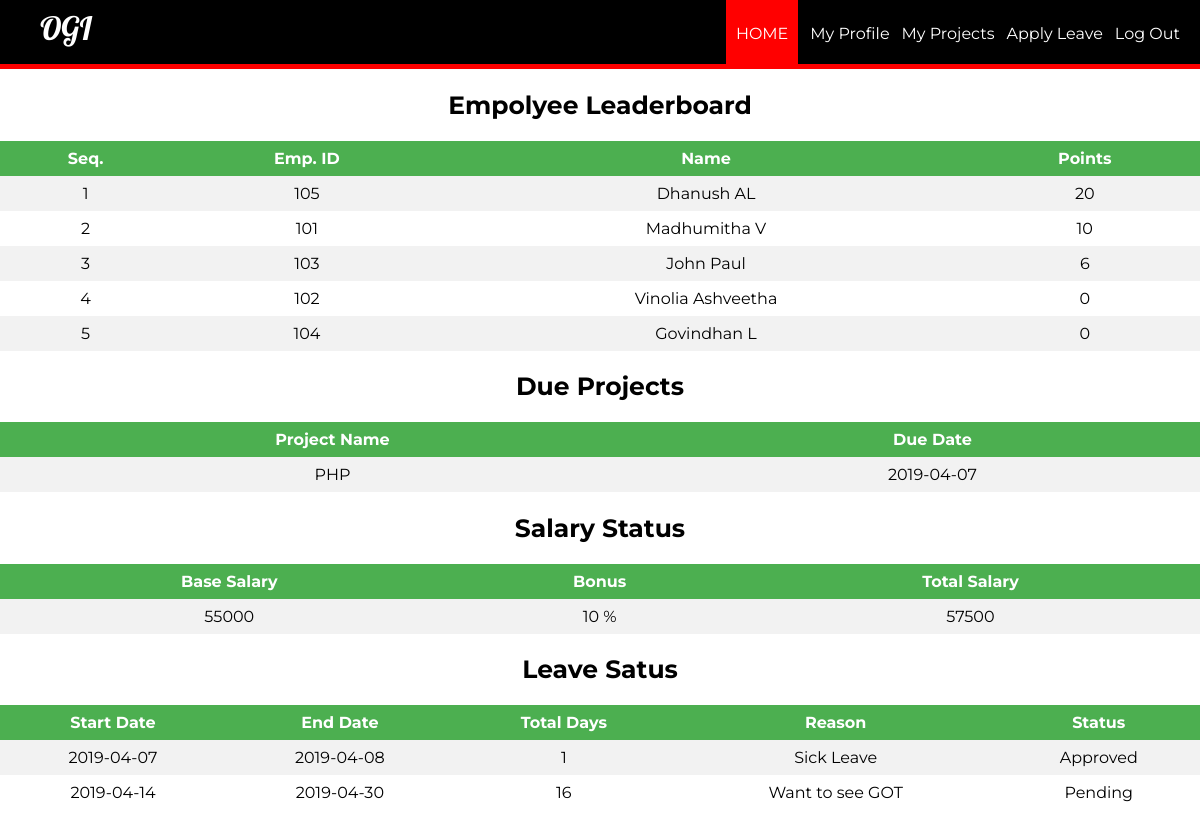
/eloginwel.php?id=101, run on the app's committed database.
### tables this page shows
CREATE TABLE `rank` (
  `eid` int(11) NOT NULL,
  `points` int(11) DEFAULT '0'
);

CREATE TABLE `employee` (
  `id` int(11) NOT NULL,
  `emp_card` varchar(100) NOT NULL,
  `firstName` varchar(100) NOT NULL,
  `lastName` varchar(100) NOT NULL,
  `email` varchar(100) NOT NULL,
  `password` text NOT NULL,
  `birthday` date NOT NULL,
  `gender` varchar(10) NOT NULL,
  `contact` varchar(20) NOT NULL,
  `nid` int(20) NOT NULL,
  `address` varchar(100) DEFAULT NULL,
  `emp_position` varchar(100) NOT NULL,
  `emp_timein` time NOT NULL,
  `emp_timeout` time NOT NULL,
  `sched_id` int(11) NOT NULL,
  `degree` varchar(100) NOT NULL,
  `pic` text NOT NULL
);

CREATE TABLE `project` (
  `pid` int(11) NOT NULL,
  `eid` int(11) DEFAULT NULL,
  `pname` varchar(100) DEFAULT NULL,
  `duedate` date DEFAULT NULL,
  `subdate` date DEFAULT '0000-00-00',
  `mark` int(11) NOT NULL,
  `status` varchar(50) DEFAULT NULL
);

CREATE TABLE `salary` (
  `id` int(11) NOT NULL,
  `base` int(11) NOT NULL,
  `bonus` int(11) DEFAULT NULL,
  `deduct_amount` int(11) DEFAULT 3000,
  `total` int(11) DEFAULT NULL
);

CREATE TABLE `employee_leave` (
  `id` int(11) DEFAULT NULL,
  `token` int(11) NOT NULL,
  `start` date DEFAULT NULL,
  `end` date DEFAULT NULL,
  `reason` char(100) DEFAULT NULL,
  `status` char(50) DEFAULT NULL
);

### eloginwel.php (the view, shortened to what this page needs)
<?php
	$id = (isset($_GET['id']) ? $_GET['id'] : '');
	$sql = "SELECT id, firstName, lastName,  points FROM employee, rank WHERE rank.eid = employee.id order by rank.points desc";
	$sql1 = "SELECT `pname`, `duedate` FROM `project` WHERE eid = $id and status = 'Due'";
	$sql2 = "Select * From employee, employee_leave Where employee.id = $id and employee_leave.id = $id order by employee_leave.token";
	$sql3 = "SELECT * FROM `salary` WHERE id = $id";
$result = mysqli_query($conn, $sql);
$result1 = mysqli_query($conn, $sql1);
$result2 = mysqli_query($conn, $sql2);
$result3 = mysqli_query($conn, $sql3);
?>
<html>
<head>
	<link rel="stylesheet" type="text/css" href="styleemplogin.css">
</head>
<body>
	<header>
		<nav>
			<h1>OGI</h1>
			<ul id="navli">
				<li><a class="homered" href="eloginwel.php?id=<?php echo $id?>"">HOME</a></li>
				<li><a class="homeblack" href="myprofile.php?id=<?php echo $id?>"">My Profile</a></li>
				<li><a class="homeblack" href="empproject.php?id=<?php echo $id?>"">My Projects</a></li>
				<li><a class="homeblack" href="applyleave.php?id=<?php echo $id?>"">Apply Leave</a></li>
				<li><a class="homeblack" href="elogin.html">Log Out</a></li>
			</ul>
		</nav>
	</header>
	<div class="divider"></div>
	<div id="divimg">
	<div>
		    	<h2 style="font-family: 'Montserrat', sans-serif; font-size: 25px; text-align: center;">Empolyee Leaderboard </h2>
    	<table>
			<tr bgcolor="#000">
				<th align = "center">Seq.</th>
				<th align = "center">Emp. ID</th>
				<th align = "center">Name</th>
				<th align = "center">Points</th>
			</tr>
			<?php
				$seq = 1;
				while ($employee = mysqli_fetch_assoc($result)) {
					echo "<tr>";
					echo "<td>".$seq."</td>";
					echo "<td>".$employee['id']."</td>";
					echo "<td>".$employee['firstName']." ".$employee['lastName']."</td>";
					echo "<td>".$employee['points']."</td>";
					$seq+=1;
				}
			?>
		</table>
    	<h2 style="font-family: 'Montserrat', sans-serif; font-size: 25px; text-align: center;">Due Projects</h2>
    	<table>
			<tr>
				<th align = "center">Project Name</th>
				<th align = "center">Due Date</th>
			</tr>
			<?php
				while ($employee1 = mysqli_fetch_assoc($result1)) {
					echo "<tr>";
					echo "<td>".$employee1['pname']."</td>";
					echo "<td>".$employee1['duedate']."</td>";
				}
			?>
		</table>
		<h2 style="font-family: 'Montserrat', sans-serif; font-size: 25px; text-align: center;">Salary Status</h2>
    	<table>
			<tr>
				<th align = "center">Base Salary</th>
				<th align = "center">Bonus</th>
				<th align = "center">Total Salary</th>
			</tr>
			<?php
				while ($employee = mysqli_fetch_assoc($result3)) {
					echo "<tr>";
					echo "<td>".$employee['base']."</td>";
					echo "<td>".$employee['bonus']." %</td>";
					echo "<td>".$employee['total']."</td>";
				}
			?>
		</table>
		<h2 style="font-family: 'Montserrat', sans-serif; font-size: 25px; text-align: center;">Leave Satus</h2>
    	<table>
			<tr>
				<th align = "center">Start Date</th>
				<th align = "center">End Date</th>
				<th align = "center">Total Days</th>
				<th align = "center">Reason</th>
				<th align = "center">Status</th>
			</tr>
			<?php
				while ($employee = mysqli_fetch_assoc($result2)) {
					$date1 = new DateTime($employee['start']);
					$date2 = new DateTime($employee['end']);
					$interval = $date1->diff($date2);
					echo "<tr>";
					echo "<td>".$employee['start']."</td>";
					echo "<td>".$employee['end']."</td>";
					echo "<td>".$interval->days."</td>";
					echo "<td>".$employee['reason']."</td>";
					echo "<td>".$employee['status']."</td>";
				}
			?>
		</table>
<br>
<br>
<br>
<br>
<br>
	</div>
	</div>
</body>
</html>

### styleemplogin.css (style rules this page uses)
body { margin: 0px; }
header { background: black; color: white; padding: 8px 20px 6px 40px; height: 50px; }
header h1 { display: inline; font-family: 'Lobster', cursive; font-weight: 400; font-size: 32px; float: left; margin-top: 0px; margin-right: 10px; }
nav ul { display: inline; padding: 0px; float: right; }
nav ul li { display: inline-block; list-style-type: none; color: white; float: left; margin-left: 12px; }
nav ul li a { color: white; text-decoration: none; }
#navli { font-family: 'Montserrat', sans-serif; }
.homered { background-color: red; padding: 30px 10px 22px 10px; }
.divider { background-color: red; height: 5px; }
table { margin: 0px; border-collapse: collapse; width: 100%; font-family: 'Montserrat', sans-serif; }
th, td { text-align: center; padding: 8px; }
tr:nth-child(even) { background-color: #f2f2f2 }
th { background-color: #4CAF50; color: white; }

### data on the page
rank: eid "105", eid.firstName "Dhanush", eid.lastName "AL", points "20"
rank: eid "101", eid.firstName "Madhumitha", eid.lastName "V", points "10"
rank: eid "103", eid.firstName "John", eid.lastName "Paul", points "6"
rank: eid "102", eid.firstName "Vinolia", eid.lastName "Ashveetha", points "0"
rank: eid "104", eid.firstName "Govindhan", eid.lastName "L", points "0"
project: pname "PHP", duedate "2019-04-07"
salary: base "55000", bonus "10", total "57500"
employee_leave: start "2019-04-07", end "2019-04-08", start+end "1", reason "Sick Leave", status "Approved"
employee_leave: start "2019-04-14", end "2019-04-30", start+end "16", reason "Want to see GOT", status "Pending"
